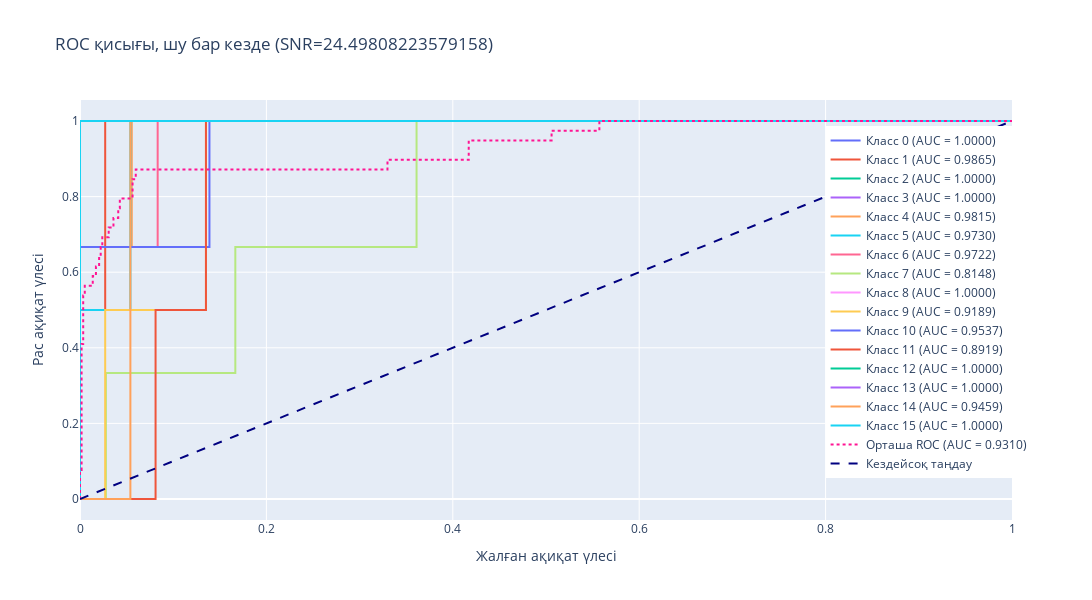

Source (notebook cell):
### Code cell
fpr = dict()
tpr = dict()
roc_auc = dict()
for i in range(16):
    fpr[i], tpr[i], _ = roc_curve(y_test_one_hot[:, i], y_pred_noisy[:, i])
    roc_auc[i] = auc(fpr[i], tpr[i])

fpr["micro"], tpr["micro"], _ = roc_curve(y_test_one_hot.ravel(), y_pred_noisy.ravel())
roc_auc["micro"] = auc(fpr["micro"], tpr["micro"])

fig = go.Figure()
colors = px.colors.qualitative.Plotly
for i in range(16):
    fig.add_trace(go.Scatter(x=fpr[i], y=tpr[i], mode='lines', name=f'Класс {i+1} (AUC = {roc_auc[i]:.4f})', line=dict(color=colors[i % len(colors)])))
fig.add_trace(go.Scatter(x=fpr["micro"], y=tpr["micro"], mode='lines', name=f'Орташа ROC (AUC = {roc_auc["micro"]:.4f})', line=dict(color='deeppink', dash='dot')))
fig.add_trace(go.Scatter(x=[0, 1], y=[0, 1], mode='lines', name='Кездейсоқ таңдау', line=dict(color='navy', dash='dash')))
fig.update_layout(
    title=f'ROC қисығы, шу бар кезде (SNR={SNR})',
    xaxis_title='Жалған ақиқат үлесі',
    yaxis_title='Рас ақиқат үлесі',
    showlegend=True,
    legend=dict(x=0.8, y=0.1),
    width=1100,
    height=600
)
fig.show()

### Figure 1 — Plotly figure (JSON) as saved in the notebook; plotly's stock layout.template omitted (floating-point values rounded to 4 significant figures)
{"data": [{"line": {"color": "#636EFA"}, "mode": "lines", "name": "Класс 0 (AUC = 1.0000)", "type": "scatter", "x": [0, 0, 0, 1], "y": [0, 0.5, 1, 1]}, {"line": {"color": "#EF553B"}, "mode": "lines", "name": "Класс 1 (AUC = 0.9865)", "type": "scatter", "x": [0, 0, 0.02703, 0.02703, 1], "y": [0, 0.5, 0.5, 1, 1]}, {"line": {"color": "#00CC96"}, "mode": "lines", "name": "Класс 2 (AUC = 1.0000)", "type": "scatter", "x": [0, 0, 0, 1], "y": [0, 0.5, 1, 1]}, {"line": {"color": "#AB63FA"}, "mode": "lines", "name": "Класс 3 (AUC = 1.0000)", "type": "scatter", "x": [0, 0, 0, 1], "y": [0, 0.3333, 1, 1]}, {"line": {"color": "#FFA15A"}, "mode": "lines", "name": "Класс 4 (AUC = 0.9815)", "type": "scatter", "x": [0, 0, 0, 0.05556, 0.05556, 1], "y": [0, 0.3333, 0.6667, 0.6667, 1, 1]}, {"line": {"color": "#19D3F3"}, "mode": "lines", "name": "Класс 5 (AUC = 0.9730)", "type": "scatter", "x": [0, 0, 0.05405, 0.05405, 1], "y": [0, 0.5, 0.5, 1, 1]}, {"line": {"color": "#FF6692"}, "mode": "lines", "name": "Класс 6 (AUC = 0.9722)", "type": "scatter", "x": [0, 0, 0, 0.08333, 0.08333, 1], "y": [0, 0.3333, 0.6667, 0.6667, 1, 1]}, {"line": {"color": "#B6E880"}, "mode": "lines", "name": "Класс 7 (AUC = 0.8148)", "type": "scatter", "x": [0, 0.02778, 0.02778, 0.1667, 0.1667, 0.3611, 0.3611, 1], "y": [0, 0, 0.3333, 0.3333, 0.6667, 0.6667, 1, 1]}, {"line": {"color": "#FF97FF"}, "mode": "lines", "name": "Класс 8 (AUC = 1.0000)", "type": "scatter", "x": [0, 0, 0, 1], "y": [0, 0.5, 1, 1]}, {"line": {"color": "#FECB52"}, "mode": "lines", "name": "Класс 9 (AUC = 0.9189)", "type": "scatter", "x": [0, 0.02703, 0.02703, 0.1351, 0.1351, 1], "y": [0, 0, 0.5, 0.5, 1, 1]}, {"line": {"color": "#636EFA"}, "mode": "lines", "name": "Класс 10 (AUC = 0.9537)", "type": "scatter", "x": [0, 0, 0, 0.1389, 0.1389, 1], "y": [0, 0.3333, 0.6667, 0.6667, 1, 1]}, {"line": {"color": "#EF553B"}, "mode": "lines", "name": "Класс 11 (AUC = 0.8919)", "type": "scatter", "x": [0, 0.02703, 0.08108, 0.08108, 0.1351, 0.1351, 1], "y": [0, 0, 0, 0.5, 0.5, 1, 1]}, {"line": {"color": "#00CC96"}, "mode": "lines", "name": "Класс 12 (AUC = 1.0000)", "type": "scatter", "x": [0, 0, 0, 1], "y": [0, 0.3333, 1, 1]}, {"line": {"color": "#AB63FA"}, "mode": "lines", "name": "Класс 13 (AUC = 1.0000)", "type": "scatter", "x": [0, 0, 0, 1], "y": [0, 0.5, 1, 1]}, {"line": {"color": "#FFA15A"}, "mode": "lines", "name": "Класс 14 (AUC = 0.9459)", "type": "scatter", "x": [0, 0.02703, 0.05405, 0.05405, 1], "y": [0, 0, 0, 1, 1]}, {"line": {"color": "#19D3F3"}, "mode": "lines", "name": "Класс 15 (AUC = 1.0000)", "type": "scatter", "x": [0, 0, 0, 1], "y": [0, 0.3333, 1, 1]}, {"line": {"color": "deeppink", "dash": "dot"}, "mode": "lines", "name": "Орташа ROC (AUC = 0.9310)", "type": "scatter", "x": [0, 0, 0, 0.001709, 0.001709, 0.003419, 0.003419, 0.005128, 0.005128, 0.01368, 0.01368, 0.01709, 0.01709, 0.02051, 0.02051, 0.02222, 0.02222, 0.02393, 0.02393, 0.03077, 0.03077, 0.0359, 0.0359, 0.04103, 0.04103, 0.04274, 0.04274, 0.05641, 0.05641, 0.05983, 0.05983, 0.3299, 0.3299, 0.4171, 0.4171, 0.506, 0.506, 0.5573, 0.5573, 1], "y": [0, 0.02564, 0.07692, 0.07692, 0.4103, 0.4103, 0.5385, 0.5385, 0.5641, 0.5641, 0.5897, 0.5897, 0.6154, 0.6154, 0.641, 0.641, 0.6667, 0.6667, 0.6923, 0.6923, 0.7179, 0.7179, 0.7436, 0.7436, 0.7692, 0.7692, 0.7949, 0.7949, 0.8462, 0.8462, 0.8718, 0.8718, 0.8974, 0.8974, 0.9487, 0.9487, 0.9744, 0.9744, 1, 1]}, {"line": {"color": "navy", "dash": "dash"}, "mode": "lines", "name": "Кездейсоқ таңдау", "type": "scatter", "x": [0, 1], "y": [0, 1]}], "layout": {"height": 600, "legend": {"x": 0.8, "y": 0.1}, "showlegend": true, "title": {"text": "ROC қисығы, шу бар кезде (SNR=24.49808223579158)"}, "width": 1100, "xaxis": {"autorange": true, "range": [0, 1], "title": {"text": "Жалған ақиқат үлесі"}, "type": "linear"}, "yaxis": {"autorange": true, "range": [-0.05556, 1.056], "title": {"text": "Рас ақиқат үлесі"}, "type": "linear"}}}
